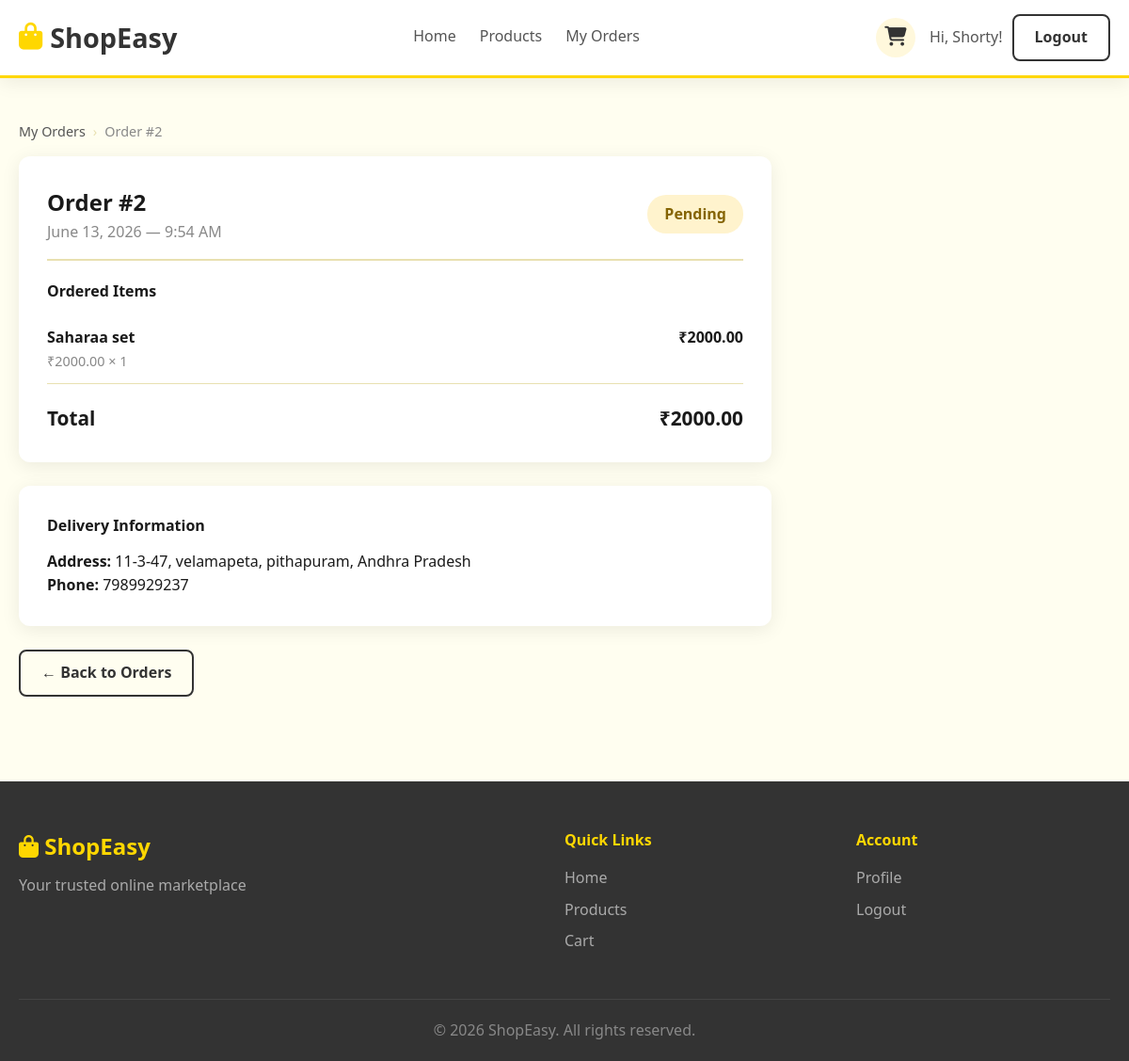
The app's page /orders/2/ (signed in) with its own data.
### accounts/models.py (models this page shows, shortened)
class CustomUser(AbstractUser):
    USER_TYPE_CHOICES = (
        ('customer', 'Customer'),
        ('owner', 'Product Owner'),
    )
    user_type = models.CharField(max_length=20, choices=USER_TYPE_CHOICES, default='customer')
    phone = models.CharField(max_length=15, blank=True)
    address = models.TextField(blank=True)
    def is_owner(self):
        return self.user_type == 'owner'

### store/models.py (models this page shows, shortened)
class Order(models.Model):
    STATUS_CHOICES = (
        ('pending', 'Pending'),
        ('confirmed', 'Confirmed'),
        ('processing', 'Processing'),
        ('shipped', 'Shipped'),
        ('delivered', 'Delivered'),
        ('cancelled', 'Cancelled'),
    )
    customer = models.ForeignKey(CustomUser, on_delete=models.CASCADE, related_name='orders')
    status = models.CharField(max_length=20, choices=STATUS_CHOICES, default='pending')
    total_price = models.DecimalField(max_digits=10, decimal_places=2, default=0)
    shipping_address = models.TextField()
    phone = models.CharField(max_length=15, blank=True)
    notes = models.TextField(blank=True)
    created_at = models.DateTimeField(auto_now_add=True)
    updated_at = models.DateTimeField(auto_now=True)

class OrderItem(models.Model):
    order = models.ForeignKey(Order, on_delete=models.CASCADE, related_name='items')
    product = models.ForeignKey(Product, on_delete=models.CASCADE)
    quantity = models.PositiveIntegerField(default=1)
    price = models.DecimalField(max_digits=10, decimal_places=2)
    @property
    def subtotal(self):
        return self.price * self.quantity

class Product(models.Model):
    owner = models.ForeignKey(CustomUser, on_delete=models.CASCADE, related_name='products')
    category = models.ForeignKey(Category, on_delete=models.SET_NULL, null=True, blank=True)
    name = models.CharField(max_length=200)
    slug = models.SlugField(unique=True)
    description = models.TextField()
    price = models.DecimalField(max_digits=10, decimal_places=2)
    stock = models.PositiveIntegerField(default=0)
    image = models.ImageField(upload_to='products/', blank=True, null=True)
    is_available = models.BooleanField(default=True)
    created_at = models.DateTimeField(auto_now_add=True)
    updated_at = models.DateTimeField(auto_now=True)

### store/views.py (the view)
# urls.py: path('orders/<int:order_id>/', views.order_detail, name='order_detail'),
@login_required
def order_detail(request, order_id):
    order = get_object_or_404(Order, id=order_id, customer=request.user)
    return render(request, 'store/order_detail.html', {'order': order})

### store/context_processors.py (called while the page is built)
def cart_count(request):
    count = 0
    try:
        if request.user.is_authenticated:
            cart = Cart.objects.filter(customer=request.user).first()
        else:
            if request.session.session_key:
                cart = Cart.objects.filter(session_key=request.session.session_key, customer=None).first()
            else:
                cart = None
        if cart:
            count = cart.get_count()
    except Exception:
        pass
    return {'cart_count': count}

### store/models.py (called while the page is built)
    def get_count(self):
        return sum(item.quantity for item in self.cart_items.all())

### store/templates/store/order_detail.html (shortened to what this page needs)
{% extends 'base.html' %}
{% block content %}
<div style="padding: 30px 0; max-width: 800px;">
    <div class="breadcrumb">
        <a href="{% url 'store:order_list' %}">My Orders</a>
        <span class="sep">›</span>
        <span>Order #{{ order.id }}</span>
    </div>
    <div class="order-detail-card">
        <div class="order-header">
            <div>
                <h2>Order #{{ order.id }}</h2>
                <p style="color: var(--text-light);">{{ order.created_at|date:"F d, Y — g:i A" }}</p>
            </div>
            <span class="badge badge-{{ order.status }}" style="font-size: 1rem; padding: 8px 18px;">
                {{ order.get_status_display }}
            </span>
        </div>
        <h4 style="margin-bottom: 12px;">Ordered Items</h4>
        {% for item in order.items.all %}
        <div style="display:flex; justify-content:space-between; padding: 12px 0; border-bottom: 1px solid var(--border);">
            <div>
                <strong>{{ item.product.name }}</strong>
                <p style="color: var(--text-light); font-size: 0.9rem;">₹{{ item.price }} × {{ item.quantity }}</p>
            </div>
            <strong>₹{{ item.subtotal }}</strong>
        </div>
        {% endfor %}
        <div style="display:flex; justify-content:space-between; padding: 20px 0 0; font-size: 1.3rem; font-weight: 800;">
            <span>Total</span>
            <span>₹{{ order.total_price }}</span>
        </div>
    </div>
    <div class="order-detail-card">
        <h4 style="margin-bottom: 12px;">Delivery Information</h4>
        <p><strong>Address:</strong> {{ order.shipping_address }}</p>
        <p><strong>Phone:</strong> {{ order.phone }}</p>
    </div>
    <a href="{% url 'store:order_list' %}" class="btn-outline">← Back to Orders</a>
</div>
{% endblock %}

### templates/base.html (shortened to what this page needs)
<!DOCTYPE html>
<html lang="en">
<head>
    {% load static %}
    <link rel="stylesheet" href="{% static 'store/css/style.css' %}">
    <link rel="stylesheet" href="https://cdnjs.cloudflare.com/ajax/libs/font-awesome/6.4.0/css/all.min.css">
</head>
<body>
    <header class="header">
        <div class="container">
            <nav class="navbar">
                <a href="{% url 'store:home' %}" class="logo">
                    <i class="fas fa-shopping-bag"></i> ShopEasy
                </a>
                <div class="nav-links">
                    <a href="{% url 'store:home' %}">Home</a>
                    <a href="{% url 'store:product_list' %}">Products</a>
                    {% if user.is_authenticated %}
                        {% if user.is_owner or user.is_superuser %}
                            <a href="{% url 'store:owner_dashboard' %}">Dashboard</a>
                        {% else %}
                            <a href="{% url 'store:order_list' %}">My Orders</a>
                        {% endif %}
                    {% endif %}
                </div>
                <div class="nav-actions">
                    {% if not user.is_owner %}
                    <a href="{% url 'store:cart' %}" class="cart-btn">
                        <i class="fas fa-shopping-cart"></i>
                    </a>
                    {% endif %}
                    {% if user.is_authenticated %}
                        <div class="user-menu">
                            <span class="user-greeting">Hi, {{ user.first_name|default:user.username }}!</span>
                            <a href="{% url 'accounts:logout' %}" class="btn-outline">Logout</a>
                        </div>
                    {% else %}
                        <a href="{% url 'accounts:login_choice' %}" class="btn-primary">Login</a>
                    {% endif %}
                </div>
            </nav>
        </div>
    </header>
    <main>
        <div class="container">
            {% block content %}{% endblock %}
        </div>
    </main>
    <footer class="footer">
        <div class="container">
            <div class="footer-content">
                <div class="footer-brand">
                    <h3><i class="fas fa-shopping-bag"></i> ShopEasy</h3>
                    <p>Your trusted online marketplace</p>
                </div>
                <div class="footer-links">
                    <h4>Quick Links</h4>
                    <a href="{% url 'store:home' %}">Home</a>
                    <a href="{% url 'store:product_list' %}">Products</a>
                    <a href="{% url 'store:cart' %}">Cart</a>
                </div>
                <div class="footer-account">
                    <h4>Account</h4>
                    {% if user.is_authenticated %}
                        <a href="{% url 'accounts:profile' %}">Profile</a>
                        <a href="{% url 'accounts:logout' %}">Logout</a>
                    {% else %}
                        <a href="{% url 'accounts:customer_login' %}">Customer Login</a>
                        <a href="{% url 'accounts:owner_login' %}">Owner Login</a>
                    {% endif %}
                </div>
            </div>
            <div class="footer-bottom">
                <p>&copy; 2026 ShopEasy. All rights reserved.</p>
            </div>
        </div>
    </footer>
</body>
</html>

### store/static/store/css/style.css (style rules this page uses)
:root { --primary: #FFD700; --primary-dark: #FFC200; --primary-light: #FFF8DC; --secondary: #333333; --text-dark: #1a1a1a; --text-medium: #555555; --text-light: #888888; --white: #ffffff; --bg-light: #FFFEF0; --border: #E8E0B0; --shadow: 0 4px 20px rgba(0,0,0,0.08); --shadow-hover: 0 8px 30px rgba(255,215,0,0.25); --radius: 12px; --radius-sm: 8px; --transition: all 0.3s ease; }
* { margin: 0; padding: 0; box-sizing: border-box; }
body { font-family: 'Segoe UI', system-ui, sans-serif; background: var(--bg-light); color: var(--text-dark); line-height: 1.6; }
a { text-decoration: none; color: inherit; transition: var(--transition); }
.container { max-width: 1200px; margin: 0 auto; padding: 0 20px; }
.header { background: var(--white); border-bottom: 3px solid var(--primary); position: sticky; top: 0; z-index: 100; box-shadow: var(--shadow); }
.navbar { display: flex; align-items: center; justify-content: space-between; padding: 15px 0; gap: 20px; flex-wrap: wrap; }
.logo { font-size: 1.8rem; font-weight: 800; color: var(--secondary); display: flex; align-items: center; gap: 8px; }
.logo i { color: var(--primary); }
.nav-links { display: flex; gap: 25px; }
.nav-links a { font-weight: 500; color: var(--text-medium); padding: 5px 0; border-bottom: 2px solid transparent; }
.nav-actions { display: flex; align-items: center; gap: 15px; }
.cart-btn { position: relative; font-size: 1.3rem; color: var(--secondary); padding: 8px; background: var(--primary-light); border-radius: 50%; width: 42px; height: 42px; display: flex; align-items: center; justify-content: center; }
.user-greeting { font-weight: 500; color: var(--text-medium); }
.user-menu { display: flex; align-items: center; gap: 10px; }
.btn-outline { background: transparent; color: var(--secondary); padding: 10px 22px; border-radius: var(--radius-sm); font-weight: 600; border: 2px solid var(--secondary); cursor: pointer; transition: var(--transition); display: inline-flex; align-items: center; gap: 6px; }
.badge { display: inline-block; padding: 3px 10px; border-radius: 20px; font-size: 0.8rem; font-weight: 600; }
.badge-pending { background: #fff3cd; color: #856404; }
.order-detail-card { background: var(--white); border-radius: var(--radius); padding: 30px; box-shadow: var(--shadow); margin-bottom: 25px; }
.order-header { display: flex; justify-content: space-between; align-items: center; margin-bottom: 20px; padding-bottom: 15px; border-bottom: 2px solid var(--border); }
.breadcrumb { display: flex; gap: 8px; align-items: center; padding: 15px 0; color: var(--text-light); font-size: 0.9rem; }
.breadcrumb a { color: var(--text-medium); }
.breadcrumb .sep { color: var(--border); }
.footer { background: var(--secondary); color: var(--white); margin-top: 60px; padding-top: 50px; }
.footer-content { display: grid; grid-template-columns: 2fr 1fr 1fr; gap: 40px; padding-bottom: 40px; }
.footer-brand h3 { font-size: 1.5rem; font-weight: 800; color: var(--primary); margin-bottom: 10px; }
.footer-brand p { color: #aaa; }
.footer-links h4, .footer-account h4 { font-size: 1rem; font-weight: 700; color: var(--primary); margin-bottom: 15px; }
.footer-links a, .footer-account a { display: block; color: #aaa; margin-bottom: 8px; }
.footer-bottom { border-top: 1px solid #444; padding: 20px 0; text-align: center; color: #888; }

### records on screen
CustomUser: first_name "Shorty"
Order: id "2", created_at "June 13, 2026 — 9:54 AM", status "Pending", total_price "2000.00", shipping_address "11-3-47, velamapeta, pithapuram, Andhra Pradesh", phone "7989929237"
OrderItem: product.name "Saharaa set", price "2000.00", quantity "1", subtotal "2000.00"
